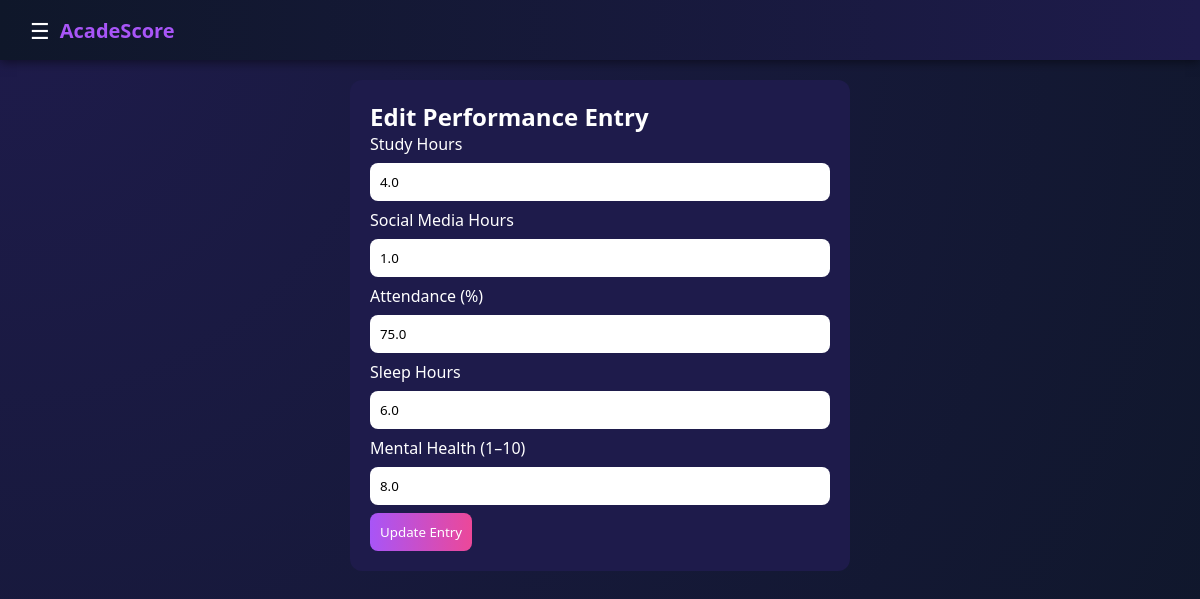
The page /edit/6 (signed in) on the database as committed earlier.
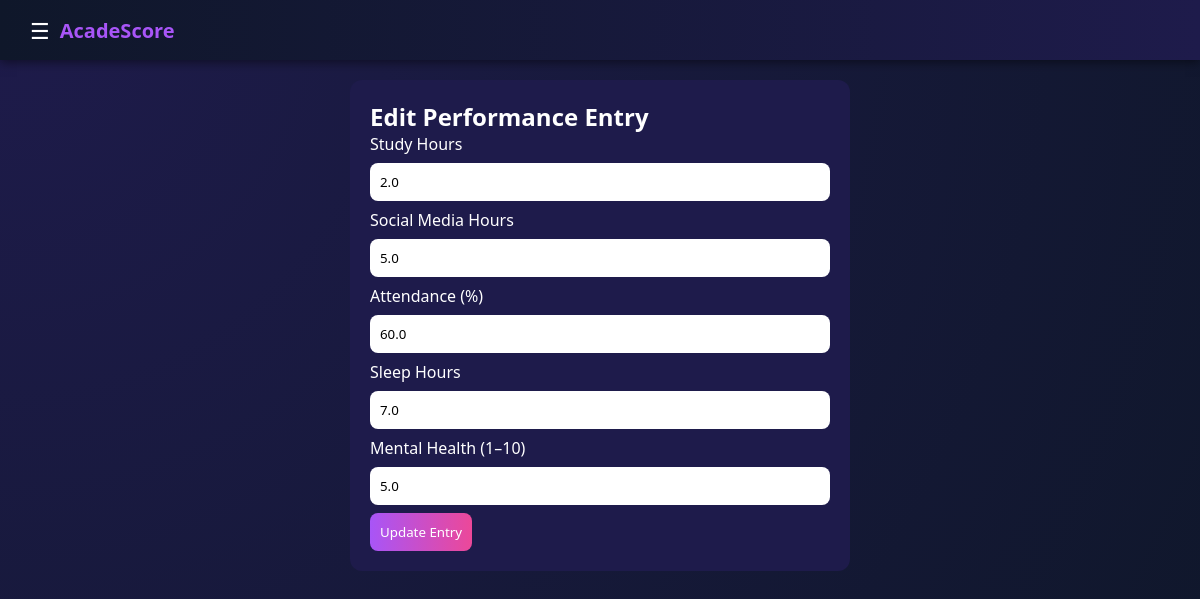
The same page on the database as committed later.
### app.py (models this page shows)
class Prediction(db.Model):
    id = db.Column(db.Integer, primary_key=True)
    user_id = db.Column(db.Integer, nullable=False)
    study_hours = db.Column(db.Float)
    social_media = db.Column(db.Float)
    part_time_job = db.Column(db.Integer)
    attendance = db.Column(db.Float)
    sleep = db.Column(db.Float)
    mental_health = db.Column(db.Float)
    score = db.Column(db.Float)
    entry_date = db.Column(db.Date, nullable=False)

### app.py (the view, shortened to what this page needs)
@app.route("/edit/<int:id>", methods=["GET","POST"])
@login_required
def edit_entry(id):
    entry = Prediction.query.get_or_404(id)
    if entry.user_id != current_user.id:
        return "Unauthorized"
    return render_template("edit.html", entry=entry)

### app.py (called while the page is built)
@login_manager.user_loader
def load_user(user_id):
    return User.query.get(int(user_id))

### templates/edit.html
{% extends "dashboard_layout.html" %}
{% block content %}
<div class="entry-wrapper">
    <div class="entry-card">
        <h2 class="entry-title">
            Edit Performance Entry
        </h2>
        <form method="POST" class="entry-form">
            <div class="form-group">
                <label>Study Hours</label>
                <input
                    type="number"
                    step="0.1"
                    name="study"
                    value="{{ entry.study_hours }}"
                    min="0"
                    max="24"
                    required>
            </div>
            <div class="form-group">
                <label>Social Media Hours</label>
                <input
                    type="number"
                    step="0.1"
                    name="social"
                    value="{{ entry.social_media }}"
                    min="0"
                    max="24"
                    required>
            </div>
            <div class="form-group">
                <label>Attendance (%)</label>
                <input
                    type="number"
                    step="0.1"
                    name="attendance"
                    value="{{ entry.attendance }}"
                    min="0"
                    max="100"
                    required>
            </div>
            <div class="form-group">
                <label>Sleep Hours</label>
                <input
                    type="number"
                    step="0.1"
                    name="sleep"
                    value="{{ entry.sleep }}"
                    min="0"
                    max="24"
                    required>
            </div>
            <div class="form-group">
                <label>Mental Health (1–10)</label>
                <input
                    type="number"
                    step="0.1"
                    name="mental"
                    value="{{ entry.mental_health }}"
                    min="1"
                    max="10"
                    required>
            </div>
            <div class="form-group full">
                <button type="submit" class="submit-btn">
                    Update Entry
                </button>
            </div>
        </form>
    </div>
</div>
{% endblock %}

Rows that differ between the two databases and show on the page:
changed Prediction: study "4.0" → "2.0"; social "1.0" → "5.0"; attendance "75.0" → "60.0"; sleep "6.0" → "7.0"; mental "8.0" → "5.0"
